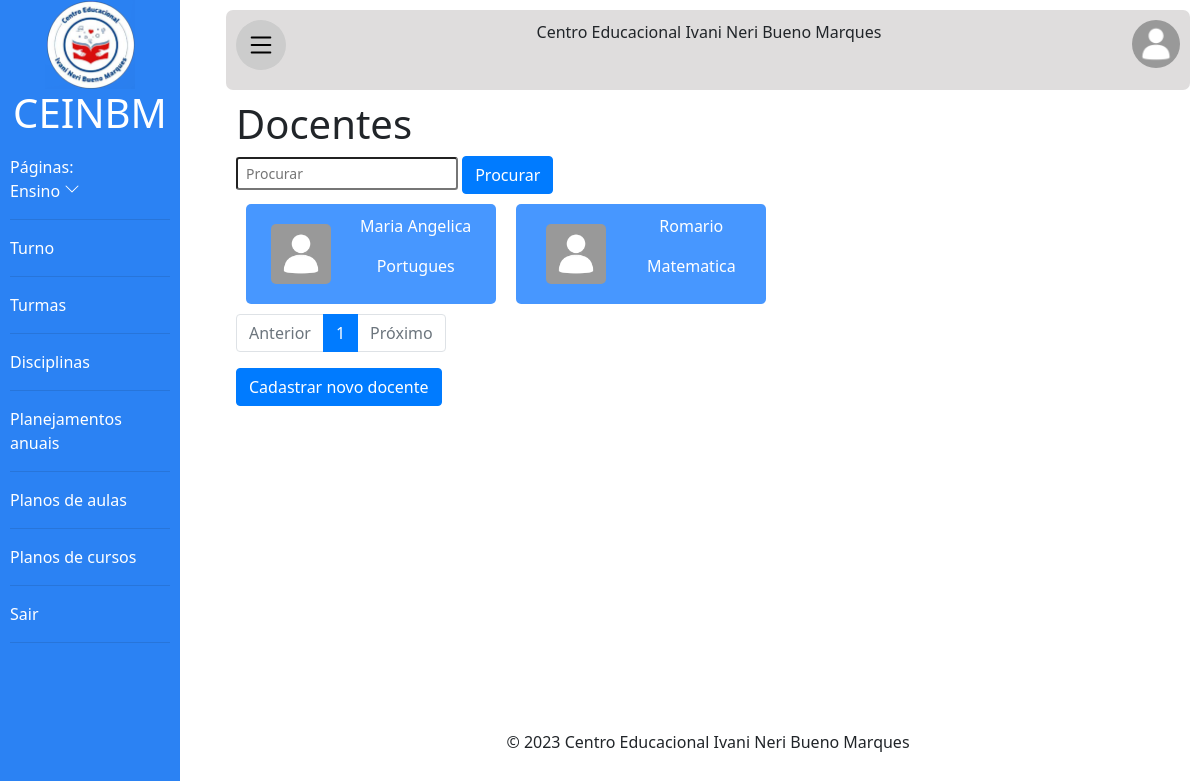
Screenshot of /ceinbm/Docentes/ (signed in) with the database file from the repository.
### principal/models.py (models this page shows, shortened)
class Usuario(models.Model):
    texto_ajuda_senha = 'A senha deverá ter no mínimo 8 caracteres. Deverá ter números e letras.'
    generos = [
        ('Masculino', 'Masculino'),
        ('Feminino', 'Feminino'),
        ('Outro', 'Outro')
    ]
    user = models.OneToOneField(
        User, on_delete=models.CASCADE, blank=True, null=True)
    nome = models.CharField(max_length=50)
    sobrenome = models.CharField(max_length=100)
    genero = models.CharField(
        max_length=30, choices=generos, verbose_name='Gênero', default='Outro')
    email = models.EmailField()
    senha = models.CharField(max_length=128, help_text=texto_ajuda_senha)
    cpf = models.CharField(max_length=14, blank=True, verbose_name='CPF')
    rg = models.CharField(max_length=13, blank=True, verbose_name='RG')
    data_de_nascimento = models.DateField(
        blank=True, null=True, default='01/01/2000', verbose_name='Data de Nascimento')
    class Meta:
        abstract = True

class Docente(Usuario):
    cargo = models.CharField(
        max_length=100, default='Docente', verbose_name='Cargo')
    foto = models.ImageField(upload_to='fotos_docentes/',
                             blank=True, verbose_name='Foto')
    disciplinas = models.ManyToManyField(
        Disciplina, blank=True, verbose_name='Disciplinas que trabalha', related_name='docentes')

class Disciplina(models.Model):
    nome = models.CharField(max_length=100, verbose_name='Nome da Disciplina')
    carga_horaria = models.IntegerField(
        null=True, verbose_name='Carga Horária em horas')

### principal/views.py (the view)
# urls.py: path('Docentes/',views.mostrar_docente,name='mostrar_docente'),
@login_required(login_url='login')
@has_permission_decorator(permission_name='ver_docente')
def mostrar_docente(request):
    if request.GET.get('procurar'):
        procurar=request.GET.get('procurar')
        docentes=Docente.objects.filter(Q(nome__icontains=procurar) | Q(sobrenome__icontains=procurar)
        | Q(cpf__icontains=procurar) | Q(rg__icontains=procurar) | Q(disciplinas__nome__icontains=procurar)).order_by('user__first_name')
    else:
        docentes = Docente.objects.all().order_by('user__first_name')
    pagina=request.GET.get('page','1')
    docentes_lista=Paginator(docentes,15)
    try:
        docentes=docentes_lista.page(pagina)
    except:
        docentes= docentes_lista.page(1)
    return render(request, 'docente/docentes.html', {'docentes': docentes})

### principal/templates/docente/docentes.html (shortened to what this page needs)
{% extends 'baseoficial.html' %}
{% load static %}
{% load bootstrap4 %}
{% block section %}
<h1>Docentes</h1>
<form>
    <div>
        <input class="form-control-sm" type="text" name="procurar" id="procurar" placeholder="Procurar" value="{{request.GET.procurar}}">
        <button class="btn btn-primary" type="submit">Procurar</button>
    </div>
</form>
<div class="todos-usuarios">
    {% if docentes %}
    {% for docente in docentes %}
    <a href="{% url 'detalhes_docente' docente.id %}">
        <div class="usuarios">
            {% if docente.foto %}
            <img class="foto-usuario" src="{{docente.foto.url}}" alt="Foto do docente">
            {% else %}
            <img class="foto-usuario" src="{% static 'img/avatars/comum.jpg' %}" alt="Foto do usuario padrão">
            {% endif %}
            <div>
                <p>{{docente.user.first_name}}</p>
                <p>{{docente.disciplinas.all.0.nome}}</p>
            </div>
        </div>
    </a>
    {% endfor %}
    {% else %}
    <p>Nada cadastrado</p>
    {% endif %}
</div>
<div>
    <nav>
        <ul class="pagination">
            {% if docentes.has_previous %}
            <li class="page-item">
                <a class="page-link" href="{% url 'mostrar_docente' %}?page={{docentes.previous_page_number}}"
                    tabindex="-1">Anterior</a>
            </li>
            {% else %}
            <li class="page-item disabled">
                <a class="page-link" href="#" tabindex="-1">Anterior</a>
            </li>
            {% endif %}
            {% for num in docentes.paginator.page_range %}
            {% if num == docentes.number %}
            <li class="page-item active"><a class="page-link" href="#}">{{num}}</a></li>
            {% else %}
            <li class="page-item"><a class="page-link" href="{% url 'mostrar_docente' %}?page={{num}}">{{num}}</a></li>
            {% endif %}
            {% endfor %}
            {% if docentes.has_next %}
            <li class="page-item">
                <a class="page-link" href="{% url 'mostrar_docente' %}?page={{docentes.next_page_number}}"
                    tabindex="-1">Próximo</a>
            </li>
            {% else %}
            <li class="page-item disabled">
                <a class="page-link" href="#" tabindex="-1">Próximo</a>
            </li>
            {% endif %}
        </ul>
    </nav>
</div>
{% if perms.auth.modificar_docente %}
    <a class="btn btn-primary" href="{% url 'cad_docente' %}"> Cadastrar novo docente</a>
{% endif %}
{% endblock %}

### templates/static/css/principal.css (style rules this page uses)
* { margin: 0; padding: 0; font-family: 'Segoe UI', Tahoma, Geneva, Verdana, sans-serif; }
body { background-color: rgb(240, 240, 240); min-width: 300px; }
li { list-style-type: none; }
.foto-usuario { max-width: 60px; max-height: 60px; border-radius: 5px; }
.todos-usuarios { display: flex; flex-wrap: wrap; }
.todos-usuarios a { color: white; }
.usuarios { margin: 10px; padding: 10px; text-align: center; min-width: 200px; width: 250px; height: 100px; background-color: #4797FF; border-radius: 5px; display: flex; flex-wrap: wrap; justify-content: space-around; align-items: center; }

### rows the page displays
Docente: user.first_name "Maria Angelica", disciplinas.all.0.nome "Portugues"
Docente: user.first_name "Romario", disciplinas.all.0.nome "Matematica"

### other values shown
{{ num }} "1"
